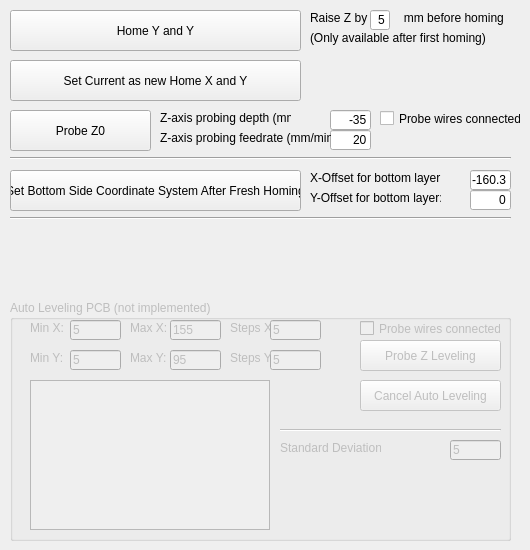
        <widget class="QWidget" name="tab_2">
         <attribute name="title">
          <string>PCB Milling Control</string>
         </attribute>
         <widget class="QPushButton" name="btnHomeXY">
          <property name="geometry">
           <rect>
            <x>10</x>
            <y>10</y>
            <width>291</width>
            <height>41</height>
           </rect>
          </property>
          <property name="text">
           <string>Home Y and Y</string>
          </property>
         </widget>
         <widget class="QPushButton" name="btnProbeZ">
          <property name="enabled">
           <bool>true</bool>
          </property>
          <property name="geometry">
           <rect>
            <x>10</x>
            <y>110</y>
            <width>141</width>
            <height>41</height>
           </rect>
          </property>
          <property name="text">
           <string>Probe Z0</string>
          </property>
         </widget>
         <widget class="QCheckBox" name="ckbProbeWiresConnected">
          <property name="geometry">
           <rect>
            <x>380</x>
            <y>110</y>
            <width>141</width>
            <height>17</height>
           </rect>
          </property>
          <property name="text">
           <string>Probe wires connected?</string>
          </property>
         </widget>
         <widget class="QPushButton" name="btnSetBottomSideCoordinateSystem">
          <property name="geometry">
           <rect>
            <x>10</x>
            <y>170</y>
            <width>291</width>
            <height>41</height>
           </rect>
          </property>
          <property name="text">
           <string extracomment="Puts current home position into negative space in X">Set Bottom Side Coordinate System After Fresh Homing</string>
          </property>
         </widget>
         <widget class="QLineEdit" name="txtBottomLayerXOffset">
          <property name="geometry">
           <rect>
            <x>470</x>
            <y>170</y>
            <width>41</width>
            <height>20</height>
           </rect>
          </property>
          <property name="text">
           <string>-160.3</string>
          </property>
          <property name="alignment">
           <set>Qt::AlignRight|Qt::AlignTrailing|Qt::AlignVCenter</set>
          </property>
         </widget>
         <widget class="QLabel" name="label">
          <property name="geometry">
           <rect>
            <x>310</x>
            <y>170</y>
            <width>131</width>
            <height>16</height>
           </rect>
          </property>
          <property name="text">
           <string>X-Offset for bottom layer:</string>
          </property>
         </widget>
         <widget class="QGroupBox" name="groupBox">
          <property name="enabled">
           <bool>false</bool>
          </property>
          <property name="geometry">
           <rect>
            <x>10</x>
            <y>300</y>
            <width>501</width>
            <height>241</height>
           </rect>
          </property>
          <property name="title">
           <string>Auto Leveling PCB (not implemented)</string>
          </property>
          <widget class="QLineEdit" name="txtAutoLevelMinX">
           <property name="geometry">
            <rect>
             <x>60</x>
             <y>20</y>
             <width>51</width>
             <height>20</height>
            </rect>
           </property>
           <property name="text">
            <string>5</string>
           </property>
          </widget>
          <widget class="QLineEdit" name="txtAutoLevelMinY">
           <property name="geometry">
            <rect>
             <x>60</x>
             <y>50</y>
             <width>51</width>
             <height>20</height>
            </rect>
           </property>
           <property name="text">
            <string>5</string>
           </property>
          </widget>
          <widget class="QLineEdit" name="txtAutoLevelMaxX">
           <property name="geometry">
            <rect>
             <x>160</x>
             <y>20</y>
             <width>51</width>
             <height>20</height>
            </rect>
           </property>
           <property name="text">
            <string>155</string>
           </property>
          </widget>
          <widget class="QLineEdit" name="txtAutoLevelMaxY">
           <property name="geometry">
            <rect>
             <x>160</x>
             <y>50</y>
             <width>51</width>
             <height>20</height>
            </rect>
           </property>
           <property name="text">
            <string>95</string>
           </property>
          </widget>
          <widget class="QLabel" name="label_2">
           <property name="geometry">
            <rect>
             <x>20</x>
             <y>20</y>
             <width>41</width>
             <height>16</height>
            </rect>
           </property>
           <property name="text">
            <string>Min X:</string>
           </property>
          </widget>
          <widget class="QLabel" name="label_3">
           <property name="geometry">
            <rect>
             <x>20</x>
             <y>50</y>
             <width>41</width>
             <height>16</height>
            </rect>
           </property>
           <property name="text">
            <string>Min Y:</string>
           </property>
          </widget>
          <widget class="QLabel" name="label_4">
           <property name="geometry">
            <rect>
             <x>120</x>
             <y>50</y>
             <width>41</width>
             <height>16</height>
            </rect>
           </property>
           <property name="text">
            <string>Max Y:</string>
           </property>
          </widget>
          <widget class="QLabel" name="label_5">
           <property name="geometry">
            <rect>
             <x>120</x>
             <y>20</y>
             <width>41</width>
             <height>16</height>
            </rect>
           </property>
           <property name="text">
            <string>Max X:</string>
           </property>
          </widget>
          <widget class="QLabel" name="label_6">
           <property name="geometry">
            <rect>
             <x>220</x>
             <y>20</y>
             <width>41</width>
             <height>16</height>
            </rect>
           </property>
           <property name="text">
            <string>Steps X:</string>
           </property>
          </widget>
          <widget class="QLineEdit" name="txtAutoLevelStepsY">
           <property name="geometry">
            <rect>
             <x>260</x>
             <y>50</y>
             <width>51</width>
             <height>20</height>
            </rect>
           </property>
           <property name="text">
            <string>5</string>
           </property>
          </widget>
          <widget class="QLabel" name="label_7">
           <property name="geometry">
            <rect>
             <x>220</x>
             <y>50</y>
             <width>41</width>
             <height>16</height>
            </rect>
           </property>
           <property name="text">
            <string>Steps Y:</string>
           </property>
          </widget>
          <widget class="QLineEdit" name="txtAutoLevelStepsX">
           <property name="geometry">
            <rect>
             <x>260</x>
             <y>20</y>
             <width>51</width>
             <height>20</height>
            </rect>
           </property>
           <property name="text">
            <string>5</string>
           </property>
          </widget>
          <widget class="QCheckBox" name="ckbAutoLevelProbeWiresConnected">
           <property name="geometry">
            <rect>
             <x>350</x>
             <y>20</y>
             <width>141</width>
             <height>17</height>
            </rect>
           </property>
           <property name="text">
            <string>Probe wires connected?</string>
           </property>
          </widget>
          <widget class="QPushButton" name="btnAutoLevelProbing">
           <property name="geometry">
            <rect>
             <x>350</x>
             <y>40</y>
             <width>141</width>
             <height>31</height>
            </rect>
           </property>
           <property name="text">
            <string>Probe Z Leveling</string>
           </property>
          </widget>
          <widget class="QPushButton" name="btnAutoLevelCancel">
           <property name="geometry">
            <rect>
             <x>350</x>
             <y>80</y>
             <width>141</width>
             <height>31</height>
            </rect>
           </property>
           <property name="text">
            <string>Cancel Auto Leveling</string>
           </property>
          </widget>
          <widget class="QGraphicsView" name="graphicsView">
           <property name="geometry">
            <rect>
             <x>20</x>
             <y>80</y>
             <width>240</width>
             <height>150</height>
            </rect>
           </property>
          </widget>
          <widget class="QLineEdit" name="txtAutoLevelStepsY_2">
           <property name="geometry">
            <rect>
             <x>440</x>
             <y>140</y>
             <width>51</width>
             <height>20</height>
            </rect>
           </property>
           <property name="text">
            <string>5</string>
           </property>
          </widget>
          <widget class="QLabel" name="label_8">
           <property name="geometry">
            <rect>
             <x>270</x>
             <y>140</y>
             <width>101</width>
             <height>16</height>
            </rect>
           </property>
           <property name="text">
            <string>Standard Deviation:</string>
           </property>
          </widget>
          <widget class="Line" name="line">
           <property name="geometry">
            <rect>
             <x>270</x>
             <y>120</y>
             <width>221</width>
             <height>20</height>
            </rect>
           </property>
           <property name="orientation">
            <enum>Qt::Horizontal</enum>
           </property>
          </widget>
         </widget>
         <widget class="QPushButton" name="btnSetCurrentPositionAsNewHomeXY">
          <property name="geometry">
           <rect>
            <x>10</x>
            <y>60</y>
            <width>291</width>
            <height>41</height>
           </rect>
          </property>
          <property name="text">
           <string>Set Current as new Home X and Y</string>
          </property>
         </widget>
         <widget class="QLineEdit" name="txtZRaiseBeforeHoming">
          <property name="geometry">
           <rect>
            <x>370</x>
            <y>10</y>
            <width>20</width>
            <height>20</height>
           </rect>
          </property>
          <property name="text">
           <string>5</string>
          </property>
          <property name="alignment">
           <set>Qt::AlignRight|Qt::AlignTrailing|Qt::AlignVCenter</set>
          </property>
         </widget>
         <widget class="QLabel" name="label_9">
          <property name="geometry">
           <rect>
            <x>310</x>
            <y>10</y>
            <width>201</width>
            <height>16</height>
           </rect>
          </property>
          <property name="text">
           <string>Raise Z by           mm before homing</string>
          </property>
         </widget>
         <widget class="QLineEdit" name="txtZProbingDepth">
          <property name="geometry">
           <rect>
            <x>330</x>
            <y>110</y>
            <width>41</width>
            <height>20</height>
           </rect>
          </property>
          <property name="text">
           <string>-35</string>
          </property>
          <property name="alignment">
           <set>Qt::AlignRight|Qt::AlignTrailing|Qt::AlignVCenter</set>
          </property>
         </widget>
         <widget class="QLabel" name="label_10">
          <property name="geometry">
           <rect>
            <x>160</x>
            <y>110</y>
            <width>131</width>
            <height>16</height>
           </rect>
          </property>
          <property name="text">
           <string>Z-axis probing depth (mm):</string>
          </property>
         </widget>
         <widget class="QLineEdit" name="txtZProbingFeedrate">
          <property name="geometry">
           <rect>
            <x>330</x>
            <y>130</y>
            <width>41</width>
            <height>20</height>
           </rect>
          </property>
          <property name="layoutDirection">
           <enum>Qt::LeftToRight</enum>
          </property>
          <property name="text">
           <string>20</string>
          </property>
          <property name="alignment">
           <set>Qt::AlignRight|Qt::AlignTrailing|Qt::AlignVCenter</set>
          </property>
         </widget>
         <widget class="QLabel" name="label_11">
          <property name="geometry">
           <rect>
            <x>160</x>
            <y>130</y>
            <width>171</width>
            <height>16</height>
           </rect>
          </property>
          <property name="text">
           <string>Z-axis probing feedrate (mm/min):</string>
          </property>
         </widget>
         <widget class="QLineEdit" name="txtBottomLayerYOffset">
          <property name="geometry">
           <rect>
            <x>470</x>
            <y>190</y>
            <width>41</width>
            <height>20</height>
           </rect>
          </property>
          <property name="text">
           <string>0</string>
          </property>
          <property name="alignment">
           <set>Qt::AlignRight|Qt::AlignTrailing|Qt::AlignVCenter</set>
          </property>
         </widget>
         <widget class="QLabel" name="label_12">
          <property name="geometry">
           <rect>
            <x>310</x>
            <y>190</y>
            <width>131</width>
            <height>16</height>
           </rect>
          </property>
          <property name="text">
           <string>Y-Offset for bottom layer:</string>
          </property>
         </widget>
         <widget class="Line" name="line_2">
          <property name="geometry">
           <rect>
            <x>10</x>
            <y>150</y>
            <width>501</width>
            <height>16</height>
           </rect>
          </property>
          <property name="orientation">
           <enum>Qt::Horizontal</enum>
          </property>
         </widget>
         <widget class="Line" name="line_3">
          <property name="geometry">
           <rect>
            <x>10</x>
            <y>210</y>
            <width>501</width>
            <height>16</height>
           </rect>
          </property>
          <property name="orientation">
           <enum>Qt::Horizontal</enum>
          </property>
         </widget>
         <widget class="QLabel" name="label_13">
          <property name="geometry">
           <rect>
            <x>310</x>
            <y>30</y>
            <width>201</width>
            <height>16</height>
           </rect>
          </property>
          <property name="text">
           <string>(Only available after first homing)</string>
          </property>
         </widget>
         <zorder>btnHomeXY</zorder>
         <zorder>btnProbeZ</zorder>
         <zorder>ckbProbeWiresConnected</zorder>
         <zorder>btnSetBottomSideCoordinateSystem</zorder>
         <zorder>txtBottomLayerXOffset</zorder>
         <zorder>label</zorder>
         <zorder>groupBox</zorder>
         <zorder>btnSetCurrentPositionAsNewHomeXY</zorder>
         <zorder>label_9</zorder>
         <zorder>txtZRaiseBeforeHoming</zorder>
         <zorder>txtZProbingDepth</zorder>
         <zorder>label_10</zorder>
         <zorder>txtZProbingFeedrate</zorder>
         <zorder>label_11</zorder>
         <zorder>txtBottomLayerYOffset</zorder>
         <zorder>label_12</zorder>
         <zorder>line_2</zorder>
         <zorder>line_3</zorder>
         <zorder>label_13</zorder>
        </widget>
